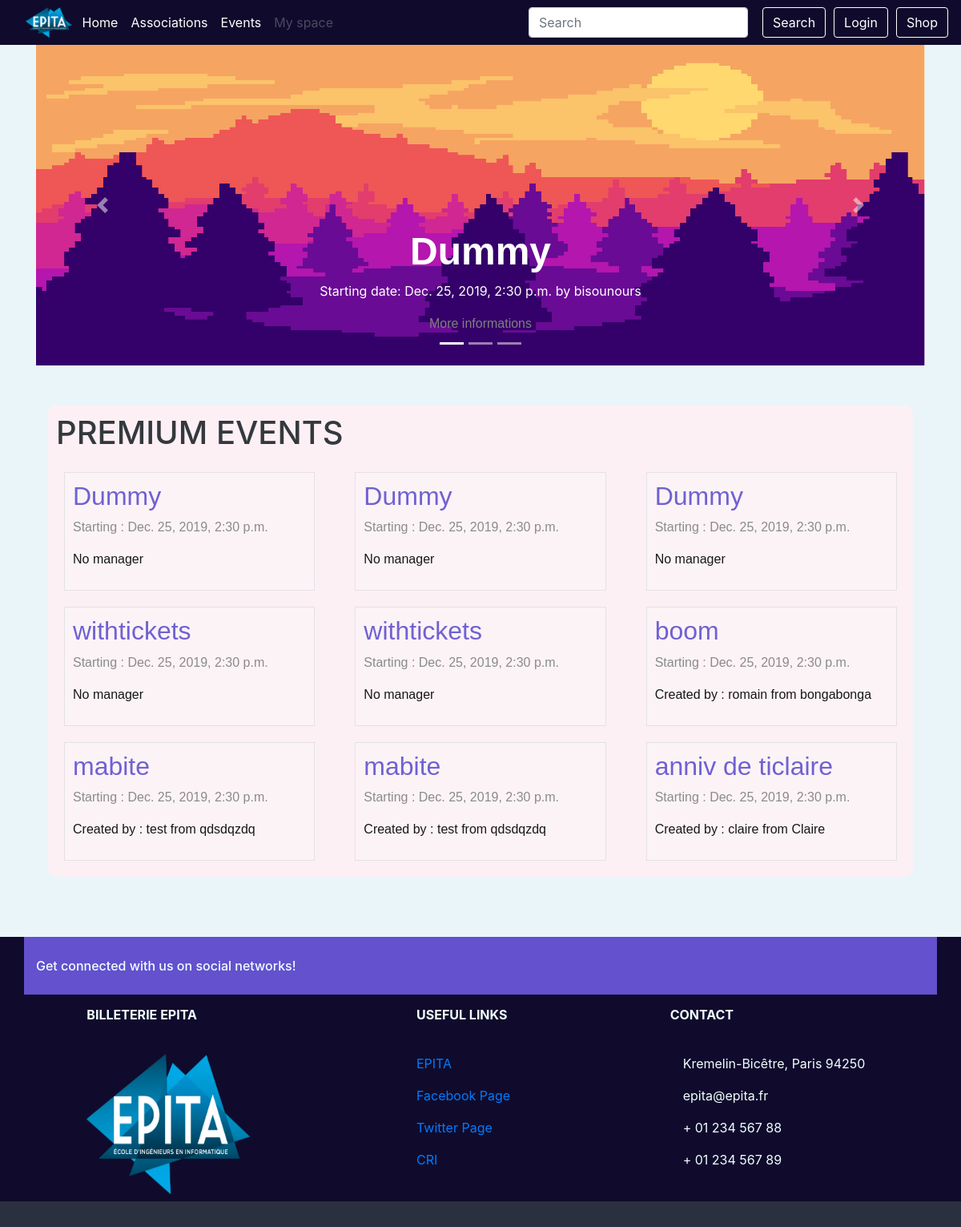
The app's page /, older data.
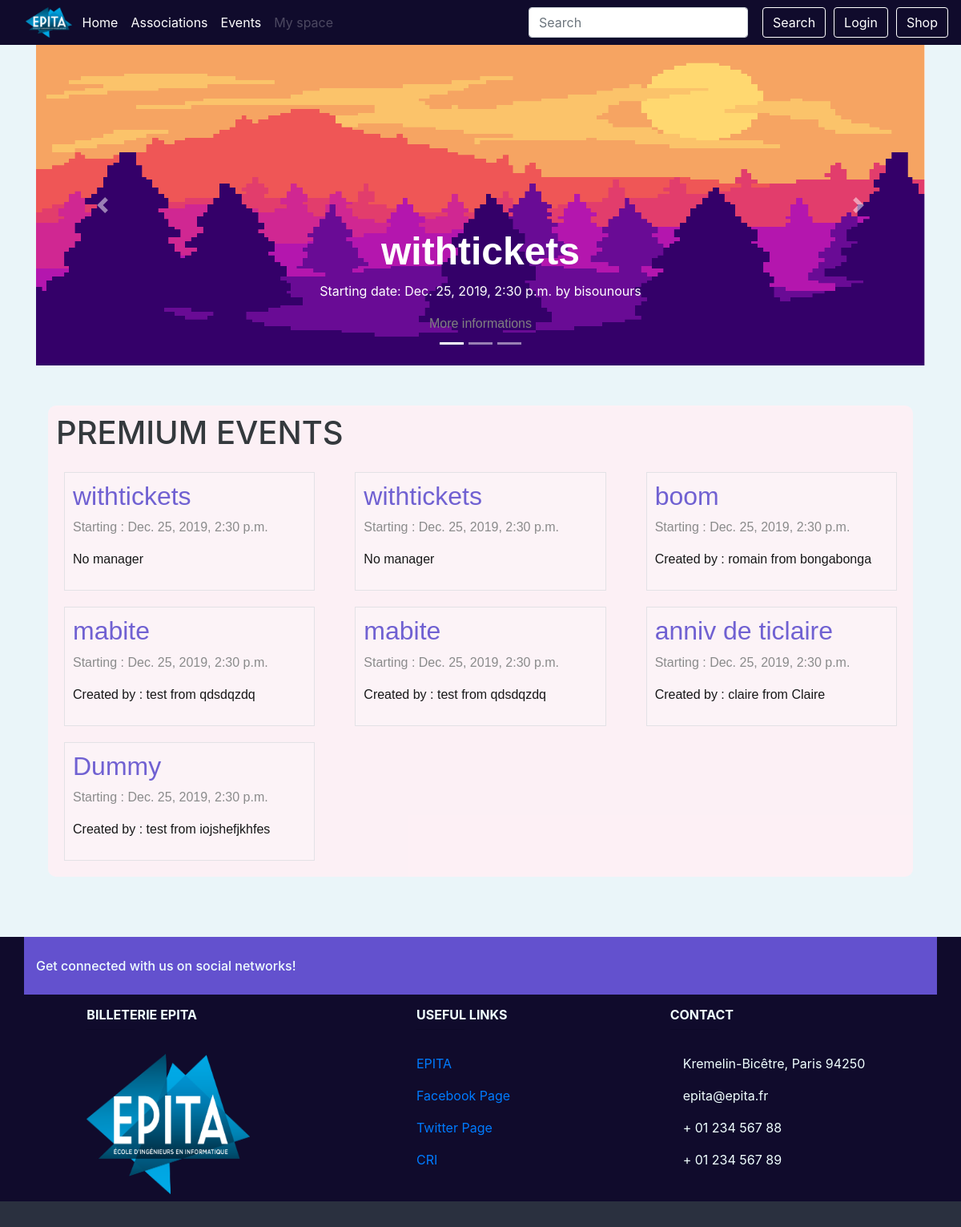
The same page, newer data.
### event/models.py (models this page shows, shortened)
class Event(models.Model):
    PENDING = 'P'
    APPROVED = 'A'
    REFUSED = 'R'
    CANCELED = 'C'
    EVENT_STATE_CHOICES = (
        (PENDING, _("Pending")),
        (APPROVED, _("Approved")),
        (REFUSED, _("Refused")),
        (CANCELED, _("Canceled")),
    )
    title = models.CharField(_("Title of the event"), max_length=64)
    event_state = models.CharField(_("State of the event"), max_length=1,
                                   choices=EVENT_STATE_CHOICES,
                                   default=PENDING)
    manager_id = models.ForeignKey(Manager, on_delete=models.SET_NULL,
                                   null=True, blank=True)
    start = models.DateTimeField(_("Start date and time"))
    end = models.DateTimeField(_("End date and time"))
    assos_id = models.ForeignKey(Association, on_delete=models.CASCADE,
                                 related_name='events')
    address_id = AddressField(on_delete=models.PROTECT)
    premium_flag = models.BooleanField(_("Premium"), default=False)
    class Meta:
        verbose_name = (_("Event"))
        verbose_name_plural = (_("Events"))
        permissions = (
            ('access_dashboard', 'User can access this event\'s dashboard'),
            ('change_state', 'User can the event\'s state'),
        )

class Association(models.Model):
    name = models.CharField(_("Name"), max_length=64, unique=True)
    class Meta:
        verbose_name = _("Association")
        verbose_name_plural = _("Associations")
        permissions = (
            ('create_event', 'User can create an event'),
            ('manage_member', 'User can add and remove a member'),
            ('choose_staff', 'User can choose staff'),
            ('manage_manager', 'User can add and remove managers'),
            ('manage_president', 'User can modify the president'),
        )
    def __str__(self):
        return '%s' % (self.name)

class Manager(models.Model):
    user = models.ForeignKey(User, on_delete=models.CASCADE,
                             related_name="managerships")
    assos_id = models.ForeignKey(Association, on_delete=models.CASCADE,
                                 related_name='managers')
    member = CompositeOneToOneField(Member, on_delete=models.CASCADE,
                                    to_fields={"assos_id", "user"})
    class Meta:
        verbose_name = _("Member of the Bureau")
        verbose_name_plural = _("Members of the Bureau")
    def __str__(self):
        return '%s from %s' % (self.user.username, self.assos_id.name)

### event/views.py (the view)
# urls.py: path('', views.IndexView.as_view(), name='index'),
class IndexView(generic.ListView):
    template_name = 'index.html'
    context_object_name = 'events'
    def get_queryset(self):
        return Event.objects.filter(premium_flag=True).exclude(start__lte=timezone.now()).order_by('start')

### shop/cart.py (called while the page is built)
def _cart_id(request):
    if 'cart_id' not in request.session:
        request.session['cart_id'] = _generate_cart_id()
    return request.session['cart_id']

def _generate_cart_id():
    import string, random
    return ''.join([random.choice(string.ascii_letters + string.digits) for _ in range(50)])

def get_all_cart_items(request):
    return CartItem.objects.filter(cart_id = _cart_id(request))

def item_count(request):
    return get_all_cart_items(request).count()

### shop/context_processor.py (called while the page is built)
def cart_item_count(request):
    item_count = cart.item_count(request)
    return {'cart_item_count' : item_count }

### templates/index.html (shortened to what this page needs)
{% extends "base.html" %}
{% load guardian_tags %}
{% load static %}
{%block content %}
    <div class="main_body">
        <div style="
            margin-bottom:50px;
        " id="carouselExampleIndicators" class="carousel slide" data-ride="carousel">
            <ol class="carousel-indicators">
                <li data-target="#carouselExampleIndicators" data-slide-to="0" class="active"></li>
                <li data-target="#carouselExampleIndicators" data-slide-to="1"></li>
                <li data-target="#carouselExampleIndicators" data-slide-to="2"></li>
            </ol>
            <div class="carousel-inner">
                <div class="carousel-item active">
                    <img style="height:400px; width:max-content;" class="d-block w-100" src="{% static "img/index_event_carousel.png" %}" alt="First slide">
                    <div class="carousel-caption d-none d-md-block">
                        {% if events.0 %}
                        <h1 class="carousel-title">{{ events.0.title }}</h1>
                        <p>Starting date: {{ events.0.start }} by {{ events.0.assos_id }}</p>
                        <a class="event-link" href="{% url 'event:event_detail' events.0.id %}">
                            More informations
                        </a>
                        {% endif %}
                    </div>
                </div>
            </div>
            <a class="carousel-control-prev" href="#carouselExampleIndicators" role="button" data-slide="prev">
                <span class="carousel-control-prev-icon" aria-hidden="true"></span>
            </a>
            <a class="carousel-control-next" href="#carouselExampleIndicators" role="button" data-slide="next">
                <span class="carousel-control-next-icon" aria-hidden="true"></span>
            </a>
        </div>
        <div class="container-fluid actu-wraper">
            <div class="container actu">
                <h1 style="margin-bottom:15px;">PREMIUM EVENTS</h1>
                {% if events %}
                <div class="row">
                    {% for event in events %}
                    <article class="col-xs-12 col-sm-12 col-md-4 col-lg-4">
                            <a class="event-link" href="{% url 'event:event_detail' event.id %}">
                                <div class="event-block">
                                <h1 style="font-size:2rem; color:#6351ce;">{{ event.title }}</h1>
                                <p>Starting : {{ event.start }}</p>
                                {% if event.manager_id %}
                                <p style="color:black;">Created by : {{event.manager_id}}</p>
                                {% else %}
                                <p style="color:black;">No manager</p>
                                {% endif %}
                            </div>
                        </a>
                    </article>
                    {% endfor %}
                </div>
                {% else %}
                    <p style="font-size:2rem; padding-left:50px;">No events yet</p>
                {% endif %}
            </div>
        </div>
    </div>
{% endblock content %}

### templates/base.html (shortened to what this page needs)
<!DOCTYPE html>
<html lang="en">
  <head>
    {% load static %}
    <link rel="stylesheet" href="{% static "css/bootstrap.css" %}">
    <link rel="stylesheet" href="{% static "css/style.css" %}">
</head>
<body>
    <div>{% block navbar %}{% include "includes/mainmenu.html" %}{% endblock navbar %}</div>
    <main class="container">
        <div id="content">
            {% block content %}{% endblock %}
        </div>
    </main>
    <div>
    {% block footer %}
    <footer class="page-footer font-small unique-color-dark">
          <div class="container page-footer-top">
            <div class="row py-4 d-flex align-items-center">
              <div class="col-md-6 col-lg-5 text-center text-md-left mb-4 mb-md-0">
                <h6 class="mb-0">Get connected with us on social networks!</h6>
              </div>
              <div class="col-md-6 col-lg-7 text-center text-md-right">
                <a class="fb-ic">
                </a>
                <a class="tw-ic">
                </a>
                <a class="gplus-ic">
                </a>
                <a class="li-ic">
                </a>
              </div>
            </div>
          </div>
        <div class="container text-center text-md-left mt-5 footer-size">
          <div class="row mt-3">
            <div class="col-md-3 col-lg-4 col-xl-3 mx-auto mb-4">
              <h6 class="text-uppercase font-weight-bold">Billeterie EPITA</h6>
              <hr class="deep-purple accent-2 mb-4 mt-0 d-inline-block mx-auto" style="width: 60px;">
              <img src="{% static "img/logo-epita.png" %}" style="height:80%; width:80%;">
            </div>
            <div class="col-md-3 col-lg-2 col-xl-2 mx-auto mb-4">
              <h6 class="text-uppercase font-weight-bold">Useful links</h6>
              <hr class="deep-purple accent-2 mb-4 mt-0 d-inline-block mx-auto" style="width: 60px;">
              <p>
                <a target="_blank" href="https://www.epita.fr/">EPITA</a>
              </p>
              <p>
                <a target="_blank" href="https://www.facebook.com/epita/">Facebook Page</a>
              </p>
              <p>
                <a target="_blank" href="https://twitter.com/epita">Twitter Page</a>
              </p>
              <p>
                <a target="_blank" href="https://cri.epita.fr">CRI</a>
              </p>
            </div>
            <div class="col-md-4 col-lg-3 col-xl-3 mx-auto mb-md-0 mb-4">
              <h6 class="text-uppercase font-weight-bold">Contact</h6>
              <hr class="deep-purple accent-2 mb-4 mt-0 d-inline-block mx-auto" style="width: 60px;">
              <p>
                Kremelin-Bicêtre, Paris 94250</p>
              <p>
                 epita@epita.fr</p>
              <p>
                 + 01 234 567 88</p>
              <p>
                 + 01 234 567 89</p>
            </div>
          </div>
        </div>
        <div class="footer-copyright text-center py-3">
        </div>
    </footer>
    {% endblock footer %}
    </div>
</body>
</html>

### templates/includes/mainmenu.html (shortened to what this page needs)
{% load static %}
<nav class="navbar navbar-dark navbar-expand-lg navbar-style">
  <div class="collapse navbar-collapse" id="navbarSupportedContent">
      <img src="{% static "img/logo-epita.png" %}" style="height:5%; width:5%; margin-right:5px;">
    <ul class="navbar-nav mr-auto">
      <li class="nav-item active">
          <a class="nav-link" href="{% url 'event:index' %}">Home <span class="sr-only">(current)</span></a>
      </li>
      <li class="nav-item active">
          <a class="nav-link" href="{% url 'event:assos' %}">Associations</a>
      </li>
      <li class="nav-item active">
          <a class="nav-link" href="{% url 'event:events' %}">Events</a>
      </li>
      {% if user.is_authenticated %}
      <li class="nav-item dropdown">
        <a class="nav-link dropdown-toggle" href="#" id="navbarDropdown" role="button" data-toggle="dropdown" aria-haspopup="true" aria-expanded="false">
          My space
        </a>
        <div class="dropdown-menu" aria-labelledby="navbarDropdown">
          <a class="dropdown-item" href="{% url 'event:profile' %}">My profile</a>
          <a class="dropdown-item" href="{% url 'event:my_assos' %}">My associations</a>
          <a class="dropdown-item" href="{% url 'show_cart' %}">My cart</a>
          <div class="dropdown-divider"></div>
          <a class="dropdown-item" href="#">My upcoming events</a>
        </div>
      </li>
    {% else %}
      <li class="nav-item">
        <a class="nav-link disabled" href="#">My space</a>
      </li>
    {% endif %}
    </ul>
    <form class="form-inline my-2 my-lg-0">
      <input class="form-control mr-sm-2" type="search" placeholder="Search" aria-label="Search">
      <button class="btn btn-outline-success my-2 my-sm-0 btn-nav" type="submit">Search</button>
    </form>
    {% if user.is_authenticated %}
        <a href="{% url 'logout' %}"><button class="btn btn-outline-success my-2 my-sm-0 btn-nav">Logout</button></a>
    {% else %}
        <a href="{% url 'login' %}"><button class="btn btn-outline-success my-2 my-sm-0 btn-nav">Login</button></a>
    {% endif %}
        <a href="{% url 'event:shop' %}"><button class="btn btn-outline-success my-2 my-sm-0 btn-nav">Shop</button></a>
  </div>
</nav>

### static/css/style.css (style rules this page uses)
body { background-color:#eaf5f9; background-position: center; background-size: cover; }
.actu { background-color: lavenderblush; padding: 10px; margin-bottom: 75px; border-radius: 10px; opacity: 0.9; }
.page-footer-top { background-color: #6351ce; }
.page-footer { color: azure; background-color: #100b2c; border: 5px; }
.footer-copyright { background-color:#2a303f; }
.footer-size { margin-top:0px !important; }
.event-block { border: solid 1px #e3e0e5; padding: 10px; margin: 10px; background-color:#fff3f7; }
.event-link { font-family: 'Lucida Sans Unicode', 'Lucida Grande', sans-serif; color: grey; }
.navbar-style { background-color:#100b2c; }
.btn-nav { margin-left:10px; color:white; border-color: white; }
.carousel-title { font-size: 3rem; font-weight: bold; font-family: 'Lucida Sans Unicode', 'Lucida Grande', sans-serif; }

Row changes from the older to the newer data that the page shows:
removed Event: title "Dummy", start "Dec. 25, 2019, 2:30 p.m.", assos_id.name "bisounours", shows "No manager"
removed Event: title "Dummy", start "Dec. 25, 2019, 2:30 p.m.", shows "No manager"
removed Event: title "Dummy", start "Dec. 25, 2019, 2:30 p.m.", shows "No manager"
added Event: title "Dummy", start "Dec. 25, 2019, 2:30 p.m.", manager_id "test from iojshefjkhfes"
Text that changed along with them:
{{ events.0.title }}: "Dummy" → "withtickets"
